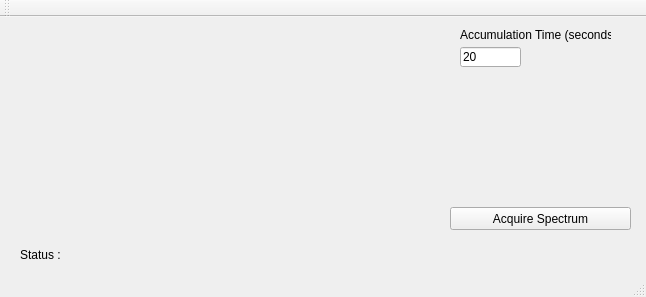
<?xml version="1.0" encoding="UTF-8"?>
<ui version="4.0">
 <class>MainWindow</class>
 <widget class="QMainWindow" name="MainWindow">
  <property name="geometry">
   <rect>
    <x>0</x>
    <y>0</y>
    <width>646</width>
    <height>297</height>
   </rect>
  </property>
  <property name="windowTitle">
   <string>X123 Control</string>
  </property>
  <widget class="QWidget" name="centralWidget">
   <widget class="QLabel" name="statusLabel">
    <property name="geometry">
     <rect>
      <x>20</x>
      <y>230</y>
      <width>351</width>
      <height>16</height>
     </rect>
    </property>
    <property name="text">
     <string>Status :</string>
    </property>
   </widget>
   <widget class="QPushButton" name="acquireButton">
    <property name="geometry">
     <rect>
      <x>450</x>
      <y>190</y>
      <width>181</width>
      <height>23</height>
     </rect>
    </property>
    <property name="text">
     <string>Acquire Spectrum</string>
    </property>
   </widget>
   <widget class="MyProfilePlot" name="SpectrumPlot" native="true">
    <property name="geometry">
     <rect>
      <x>10</x>
      <y>10</y>
      <width>431</width>
      <height>211</height>
     </rect>
    </property>
   </widget>
   <widget class="QLabel" name="label">
    <property name="geometry">
     <rect>
      <x>460</x>
      <y>10</y>
      <width>151</width>
      <height>16</height>
     </rect>
    </property>
    <property name="text">
     <string>Accumulation Time (seconds) </string>
    </property>
   </widget>
   <widget class="QLineEdit" name="accumTimeLE">
    <property name="geometry">
     <rect>
      <x>460</x>
      <y>30</y>
      <width>61</width>
      <height>20</height>
     </rect>
    </property>
    <property name="text">
     <string>20</string>
    </property>
   </widget>
  </widget>
  <widget class="QMenuBar" name="menuBar">
   <property name="geometry">
    <rect>
     <x>0</x>
     <y>0</y>
     <width>646</width>
     <height>21</height>
    </rect>
   </property>
  </widget>
  <widget class="QToolBar" name="mainToolBar">
   <attribute name="toolBarArea">
    <enum>TopToolBarArea</enum>
   </attribute>
   <attribute name="toolBarBreak">
    <bool>false</bool>
   </attribute>
  </widget>
  <widget class="QStatusBar" name="statusBar"/>
 </widget>
 <layoutdefault spacing="6" margin="11"/>
 <customwidgets>
  <customwidget>
   <class>MyProfilePlot</class>
   <extends>QWidget</extends>
   <header>myprofileplot.h</header>
   <container>1</container>
  </customwidget>
 </customwidgets>
 <resources/>
 <connections/>
</ui>
